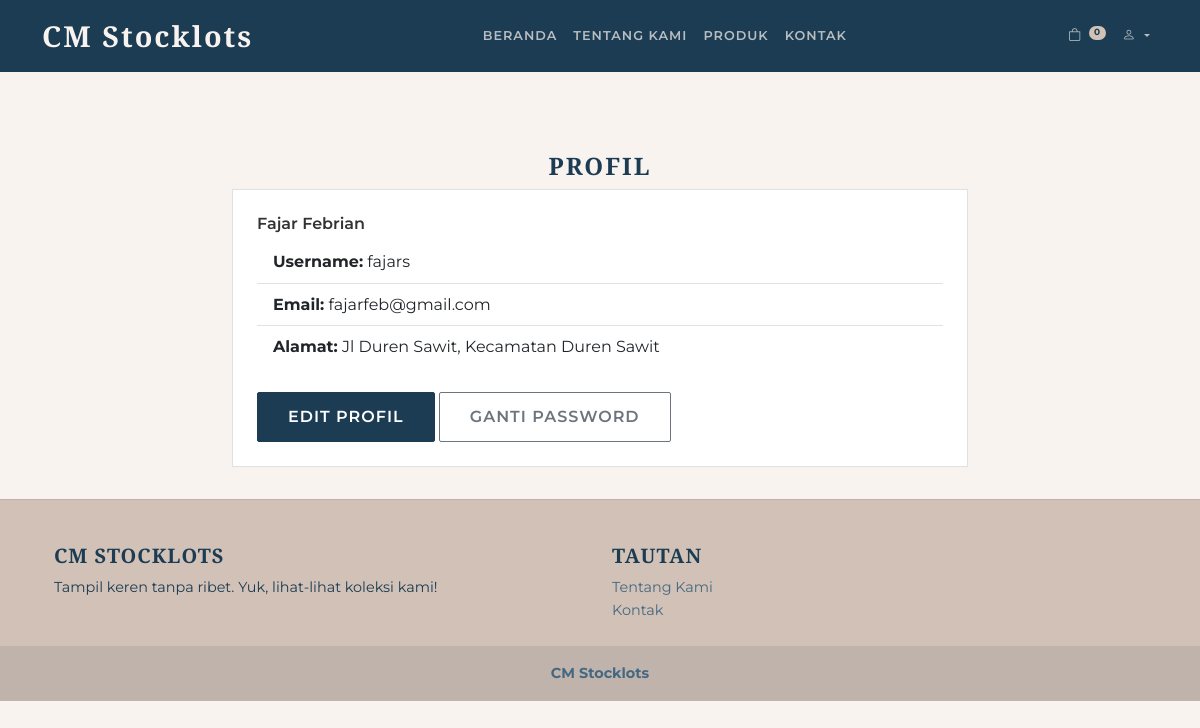
The page /akun.php (signed in) on the database its author committed.
### tables this page shows
CREATE TABLE `users` (
  `id` int(11) NOT NULL,
  `username` varchar(50) NOT NULL,
  `email` varchar(100) NOT NULL,
  `password` varchar(255) NOT NULL,
  `full_name` varchar(100) DEFAULT NULL,
  `address` text DEFAULT NULL,
  `role` enum('user','admin') NOT NULL DEFAULT 'user',
  `created_at` timestamp NOT NULL DEFAULT current_timestamp()
);

### akun.php (the view, shortened to what this page needs)
<?php
include 'includes/header.php';
$user_stmt = $conn->prepare("SELECT * FROM users WHERE id = ?");
$user_stmt->bind_param("i", $_SESSION['user_id']);
$user_stmt->execute();
$user = $user_stmt->get_result()->fetch_assoc();
?>
<div class="container mt-5 fade-in-element">
    <div class="row justify-content-center">
        <div class="col-md-8">
            <h2 class="section-title text-center">Profil</h2>
            <div class="card card-modern">
                <div class="card-body">
                    <h5 class="card-title"><?php echo htmlspecialchars($user['full_name'] ?? $user['username']); ?></h5>
                    <ul class="list-group list-group-flush">
                        <li class="list-group-item"><strong>Username:</strong> <?php echo htmlspecialchars($user['username']); ?></li>
                        <li class="list-group-item"><strong>Email:</strong> <?php echo htmlspecialchars($user['email']); ?></li>
                        <li class="list-group-item"><strong>Alamat:</strong> <?php echo nl2br(htmlspecialchars($user['address'] ?? 'Alamat belum diatur.')); ?></li>
                    </ul>
                    <div class="mt-4">
                        <a href="edit_profil.php" class="btn btn-primary">Edit Profil</a>
                        <a href="ganti_password.php" class="btn btn-outline-secondary">Ganti Password</a>
                    </div>
                </div>
            </div>
        </div>
    </div>
</div>
<?php include 'includes/footer.php'; ?>

### assets/css/style.css (style rules this page uses)
:root { --primary-color: #1b3c53; --secondary-color: #456882; --accent-color: #d2c1b6; --bg-color: #f9f3ef; --text-color: #1b3c53; --light-text: #f9f3ef; }
body { background-color: var(--bg-color); font-family: "Montserrat", sans-serif; color: var(--text-color); font-size: 16px; line-height: 1.6; }
h1, h2, h3, h4, h5, h6, .navbar-brand, .section-title { font-family: "Cormorant Garamond", serif; font-weight: 700; color: var(--primary-color); }
.section-title { text-transform: uppercase; letter-spacing: 2px; font-size: 1.5rem; }
.btn { border-radius: 2px; padding: 12px 30px; font-weight: 600; text-transform: uppercase; letter-spacing: 1px; transition: all 0.3s ease-in-out; }
.btn-primary { background-color: var(--primary-color); border-color: var(--primary-color); color: #fff; }
.card-modern { border: 1px solid #e0e0e0; border-radius: 0; box-shadow: none; transition: box-shadow 0.3s ease; background-color: #fff; }
.card-title { font-family: "Montserrat", sans-serif; font-weight: 600; font-size: 1rem; color: #333; }
.card-body { padding: 1.5rem; }
.fade-in-element { opacity: 0; transform: translateY(20px); transition: opacity 0.6s ease-out, transform 0.6s ease-out; }
.fade-in-element.visible { opacity: 1; transform: translateY(0); }

### rows shown on the page
users: full_name "Fajar Febrian", username "fajars", email "fajarfeb@gmail.com", address "Jl Duren Sawit, Kecamatan Duren Sawit"

### other values the page prints
$cart_count "0"
